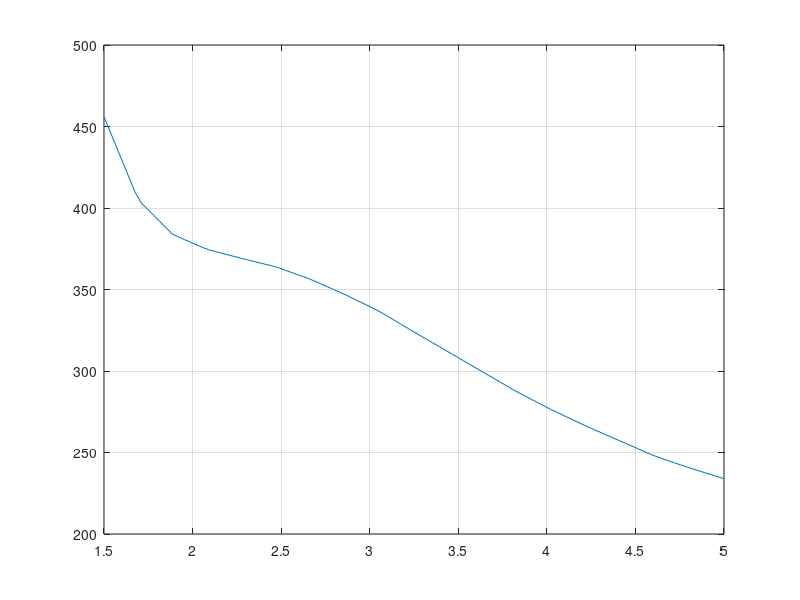
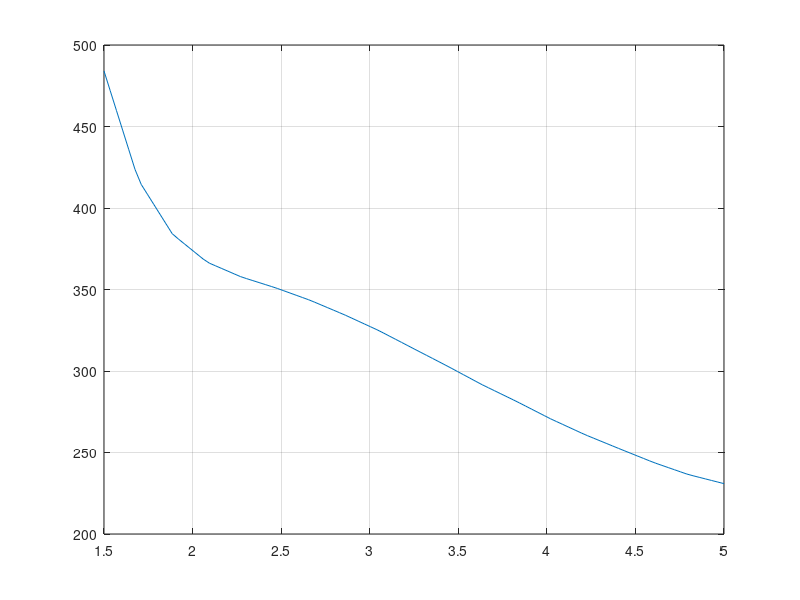
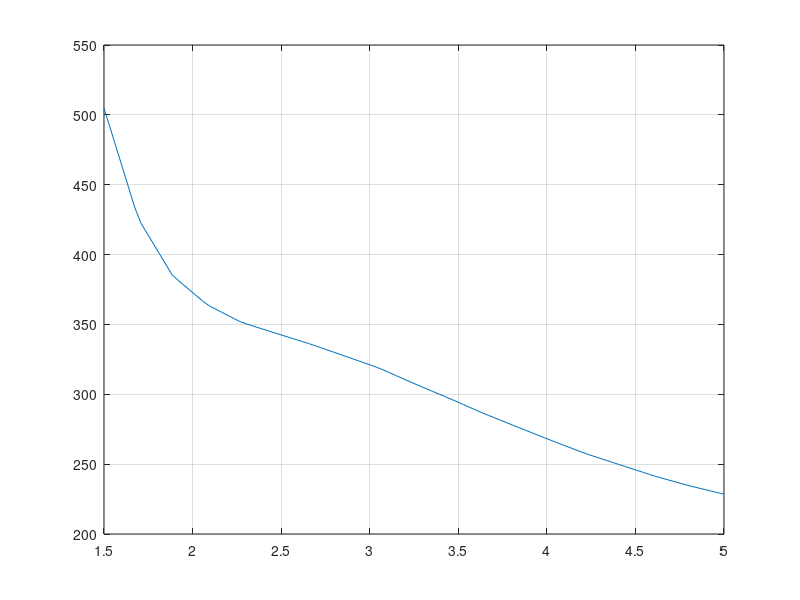
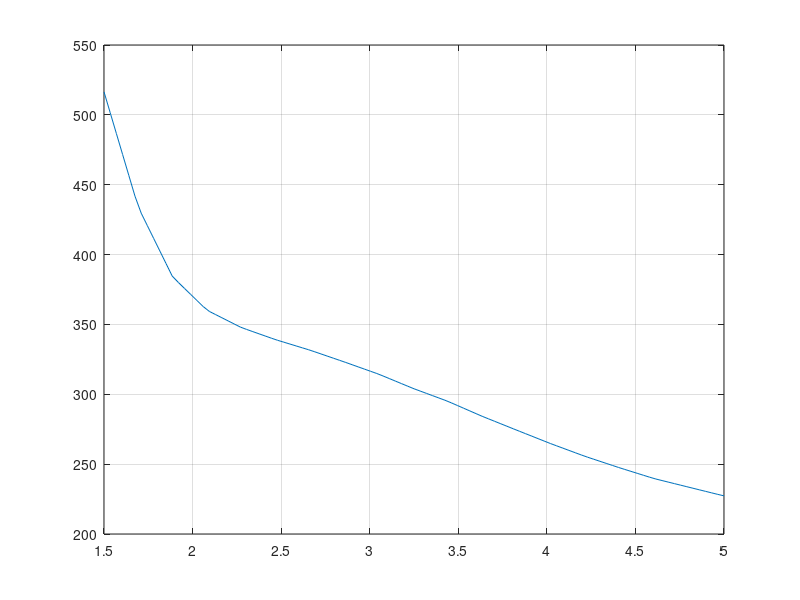

The MATLAB script that drew these images, in order:
clear all
clc
close all
A_20=load('y-20.txt');
A_25=load('y-25.txt');
A_28=load('y-28.txt');
A_30=load('y-30.txt');
A_35=load('y-35.txt');
A_40=load('y-40.txt');

figure(1);
plot(A_20(:,2),A_20(:,4));
grid on;
figure(2);
plot(A_25(:,2),A_25(:,4));
grid on;
figure(3);
plot(A_28(:,2),A_28(:,4));
grid on;
figure(4);
plot(A_30(:,2),A_30(:,4));
grid on;
figure(5);
plot(A_35(:,2),A_35(:,4));
grid on;
figure(6);
plot(A_40(:,2),A_40(:,4));
grid on;